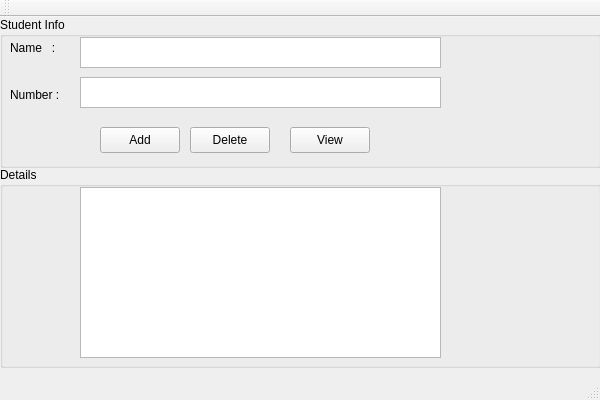
<?xml version="1.0" encoding="UTF-8"?>
<ui version="4.0">
 <class>StudentDB</class>
 <widget class="QMainWindow" name="StudentDB">
  <property name="geometry">
   <rect>
    <x>0</x>
    <y>0</y>
    <width>600</width>
    <height>400</height>
   </rect>
  </property>
  <property name="windowTitle">
   <string>StudentDB</string>
  </property>
  <widget class="QWidget" name="centralWidget">
   <widget class="QGroupBox" name="groupBox">
    <property name="geometry">
     <rect>
      <x>0</x>
      <y>0</y>
      <width>601</width>
      <height>151</height>
     </rect>
    </property>
    <property name="title">
     <string>Student Info</string>
    </property>
    <widget class="QLabel" name="label">
     <property name="geometry">
      <rect>
       <x>10</x>
       <y>20</y>
       <width>61</width>
       <height>21</height>
      </rect>
     </property>
     <property name="text">
      <string>Name   :</string>
     </property>
    </widget>
    <widget class="QTextEdit" name="textName">
     <property name="geometry">
      <rect>
       <x>80</x>
       <y>20</y>
       <width>361</width>
       <height>31</height>
      </rect>
     </property>
    </widget>
    <widget class="QLabel" name="label_2">
     <property name="geometry">
      <rect>
       <x>10</x>
       <y>70</y>
       <width>56</width>
       <height>15</height>
      </rect>
     </property>
     <property name="text">
      <string>Number :</string>
     </property>
    </widget>
    <widget class="QTextEdit" name="textRollNo">
     <property name="geometry">
      <rect>
       <x>80</x>
       <y>60</y>
       <width>361</width>
       <height>31</height>
      </rect>
     </property>
    </widget>
    <widget class="QPushButton" name="pushButtonAdd">
     <property name="geometry">
      <rect>
       <x>100</x>
       <y>110</y>
       <width>80</width>
       <height>26</height>
      </rect>
     </property>
     <property name="text">
      <string>Add</string>
     </property>
    </widget>
    <widget class="QPushButton" name="pushButtonDelete">
     <property name="geometry">
      <rect>
       <x>190</x>
       <y>110</y>
       <width>80</width>
       <height>26</height>
      </rect>
     </property>
     <property name="text">
      <string>Delete</string>
     </property>
    </widget>
    <widget class="QPushButton" name="pushButtonView">
     <property name="geometry">
      <rect>
       <x>290</x>
       <y>110</y>
       <width>80</width>
       <height>26</height>
      </rect>
     </property>
     <property name="text">
      <string>View</string>
     </property>
    </widget>
   </widget>
   <widget class="QGroupBox" name="groupBox_2">
    <property name="geometry">
     <rect>
      <x>0</x>
      <y>150</y>
      <width>601</width>
      <height>201</height>
     </rect>
    </property>
    <property name="title">
     <string>Details</string>
    </property>
    <widget class="QTreeView" name="treeView">
     <property name="geometry">
      <rect>
       <x>80</x>
       <y>20</y>
       <width>361</width>
       <height>171</height>
      </rect>
     </property>
     <property name="rootIsDecorated">
      <bool>false</bool>
     </property>
    </widget>
   </widget>
  </widget>
  <widget class="QMenuBar" name="menuBar">
   <property name="geometry">
    <rect>
     <x>0</x>
     <y>0</y>
     <width>600</width>
     <height>21</height>
    </rect>
   </property>
  </widget>
  <widget class="QToolBar" name="mainToolBar">
   <attribute name="toolBarArea">
    <enum>TopToolBarArea</enum>
   </attribute>
   <attribute name="toolBarBreak">
    <bool>false</bool>
   </attribute>
  </widget>
  <widget class="QStatusBar" name="statusBar"/>
 </widget>
 <layoutdefault spacing="6" margin="11"/>
 <resources/>
 <connections/>
</ui>
